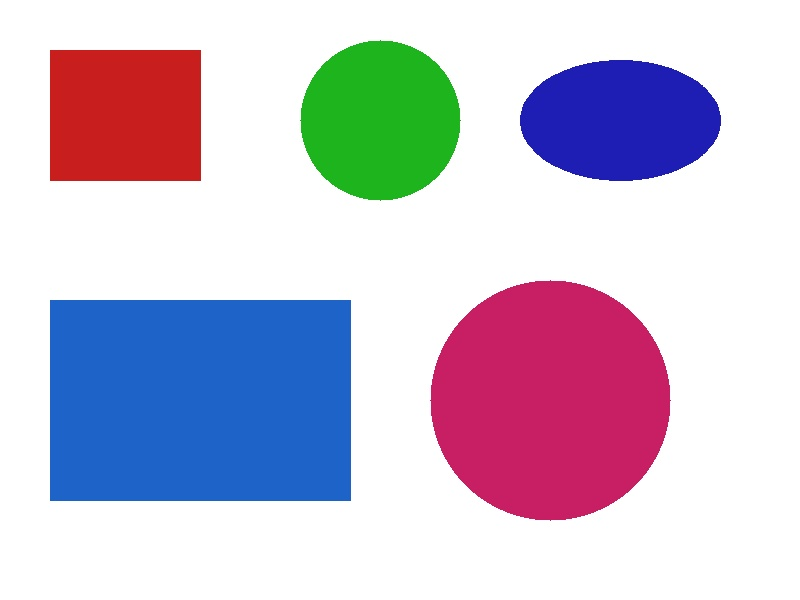
#> input picture demo_image.jpg, 800 x 600 px
$ python measure_objects.py --image demo_image.jpg
#> lines starting #> are read from the running program, lines starting #| are printed output that depends on the picture; after the words box and inside, x2 and y2 are one past the last pixel; in counts of white or black regions, pixels touching at a corner belong together
"""
Measuring Object Size Using Python & OpenCV
By: Usman Noor & Bakhtiyar Saeed
Subject: Digital Image Processing (DIP) — BS IT 8th Semester

HOW TO USE:
    python measure_objects.py --image your_image.jpg
    python measure_objects.py --image your_image.jpg --ref-width 2.4   (real-world cm of reference object)
    python measure_objects.py --demo                                     (run on a generated test image)
"""

import cv2
import numpy as np
import argparse
import os


# ─────────────────────────────────────────────
# 1. GENERATE A DEMO IMAGE (so you can test without your own image)
# ─────────────────────────────────────────────

def create_demo_image(path="demo_image.jpg"):
    """Creates a test image with some shapes on a white background."""
    img = np.ones((600, 800, 3), dtype=np.uint8) * 255

    # Draw a few shapes to act as "objects"
    cv2.rectangle(img, (50, 50), (200, 180), (30, 30, 200), -1)       # Blue rectangle
    cv2.circle(img, (380, 120), 80, (30, 180, 30), -1)                 # Green circle
    cv2.ellipse(img, (620, 120), (100, 60), 0, 0, 360, (180, 30, 30), -1)  # Red ellipse
    cv2.rectangle(img, (50, 300), (350, 500), (200, 100, 30), -1)      # Orange rectangle
    cv2.circle(img, (550, 400), 120, (100, 30, 200), -1)               # Purple circle

    cv2.imwrite(path, img)
    print(f"✅ Demo image created: {path}")
    return path


# ─────────────────────────────────────────────
# 2. PREPROCESSING
# ─────────────────────────────────────────────

def preprocess(img):
    """Convert to grayscale and apply Otsu thresholding."""
    gray = cv2.cvtColor(img, cv2.COLOR_BGR2GRAY)
    gray = gray.astype(np.uint8)

    # Otsu threshold — automatically finds the best threshold value
    _, thresh = cv2.threshold(
        gray, 0, 255, cv2.THRESH_BINARY_INV + cv2.THRESH_OTSU
    )
    return gray, thresh


# ─────────────────────────────────────────────
# 3. DETECT CONTOURS & MEASURE
# ─────────────────────────────────────────────

def detect_and_measure(img, thresh, scale_factor=1.0, unit="px²"):
    """
    Finds all object contours, calculates area & dimensions,
    and draws results on the image.

    scale_factor: multiply pixel area by this to get real-world area
    unit: display unit label (e.g. 'cm²' or 'px²')
    """
    result = img.copy()

    contours, _ = cv2.findContours(
        thresh, cv2.RETR_EXTERNAL, cv2.CHAIN_APPROX_SIMPLE
    )

    measurements = []

    for i, cnt in enumerate(contours):
        area_px = cv2.contourArea(cnt)

        # Skip tiny noise contours
        if area_px < 500:
            continue

        # Bounding box
        x, y, w, h = cv2.boundingRect(cnt)

        # Real-world conversion
        real_area = area_px * (scale_factor ** 2)
        real_w = w * scale_factor
        real_h = h * scale_factor

        # Draw bounding box
        cv2.rectangle(result, (x, y), (x + w, y + h), (0, 255, 0), 2)

        # Draw contour
        cv2.drawContours(result, [cnt], -1, (255, 100, 0), 1)

        # Label
        label1 = f"#{i+1} Area: {real_area:.1f} {unit}"
        label2 = f"W:{real_w:.1f} H:{real_h:.1f}"
        cv2.putText(result, label1, (x, y - 22),
                    cv2.FONT_HERSHEY_SIMPLEX, 0.5, (0, 0, 0), 2)
        cv2.putText(result, label2, (x, y - 6),
                    cv2.FONT_HERSHEY_SIMPLEX, 0.5, (0, 100, 255), 2)

        measurements.append({
            "object": i + 1,
            "area_px": area_px,
            "real_area": real_area,
            "width_px": w,
            "height_px": h,
            "real_width": real_w,
            "real_height": real_h,
            "unit": unit
        })

    return result, measurements


# ─────────────────────────────────────────────
# 4. COMPUTE SCALE FACTOR FROM REFERENCE OBJECT
# ─────────────────────────────────────────────

def compute_scale(thresh, ref_real_width_cm):
    """
    Finds the largest contour (assumed to be the reference object),
    measures its pixel width, and returns the scale factor.

    scale_factor = real_width_cm / pixel_width
    """
    contours, _ = cv2.findContours(
        thresh, cv2.RETR_EXTERNAL, cv2.CHAIN_APPROX_SIMPLE
    )
    if not contours:
        return 1.0

    # Use the largest contour as the reference
    largest = max(contours, key=cv2.contourArea)
    _, _, w, _ = cv2.boundingRect(largest)

    if w == 0:
        return 1.0

    scale = ref_real_width_cm / w
    print(f"📏 Reference object width: {w}px → scale factor: {scale:.4f} cm/px")
    return scale


# ─────────────────────────────────────────────
# 5. SAVE & DISPLAY RESULTS
# ─────────────────────────────────────────────

def save_and_show(original, gray, thresh, result, output_path="output.jpg"):
    """Saves a 4-panel result image showing each processing step."""
    # Resize all to same height
    h, w = original.shape[:2]

    gray_bgr = cv2.cvtColor(gray, cv2.COLOR_GRAY2BGR)
    thresh_bgr = cv2.cvtColor(thresh, cv2.COLOR_GRAY2BGR)

    # Add step labels
    def label(img, text):
        out = img.copy()
        cv2.putText(out, text, (10, 30),
                    cv2.FONT_HERSHEY_SIMPLEX, 0.8, (0, 200, 255), 2)
        return out

    panel = np.hstack([
        label(original, "1. Original"),
        label(gray_bgr, "2. Grayscale"),
        label(thresh_bgr, "3. Threshold"),
        label(result, "4. Measured"),
    ])

    # Scale down if too wide
    max_width = 1600
    if panel.shape[1] > max_width:
        scale = max_width / panel.shape[1]
        panel = cv2.resize(panel, (max_width, int(panel.shape[0] * scale)))

    cv2.imwrite(output_path, panel)
    print(f"✅ Result saved: {output_path}")
    return panel


def print_results(measurements):
    """Print a clean table of measurements to the terminal."""
    if not measurements:
        print("⚠️  No objects detected.")
        return

    print("\n" + "="*60)
    print(f"{'Object':<8} {'Area':>12} {'Width':>10} {'Height':>10}")
    print("="*60)
    for m in measurements:
        unit_label = m['unit'].replace('²','²')
        print(f"  #{m['object']:<5} {m['real_area']:>10.1f} {unit_label}   "
              f"{m['real_width']:>8.1f}   {m['real_height']:>8.1f}")
    print("="*60)
    print(f"Total objects detected: {len(measurements)}\n")


# ─────────────────────────────────────────────
# 6. MAIN
# ─────────────────────────────────────────────

def main():
    parser = argparse.ArgumentParser(description="Measure object sizes using OpenCV")
    parser.add_argument("--image", type=str, help="Path to input image")
    parser.add_argument("--ref-width", type=float, default=None,
                        help="Real-world width of reference object in cm (optional)")
    parser.add_argument("--demo", action="store_true",
                        help="Run on a generated demo image")
    parser.add_argument("--output", type=str, default="output.jpg",
                        help="Output image path (default: output.jpg)")
    args = parser.parse_args()

    # Determine image path
    if args.demo:
        image_path = create_demo_image("demo_image.jpg")
    elif args.image:
        image_path = args.image
    else:
        print("No image provided. Running in demo mode...")
        image_path = create_demo_image("demo_image.jpg")

    # Load image
    img = cv2.imread(image_path)
#> img is the input picture: shape (600, 800, 3); mean B, G, R 211.6, 192.8, 200.7
    if img is None:
        print(f"❌ Could not load image: {image_path}")
        return

    print(f"\n📷 Image loaded: {image_path} ({img.shape[1]}x{img.shape[0]}px)")
#| 📷 Image loaded: demo_image.jpg (800x600px)

    # Preprocess
    gray, thresh = preprocess(img)
#> in preprocess, `gray = cv2.cvtColor(img, cv2.COLOR_BGR2GRAY)`:
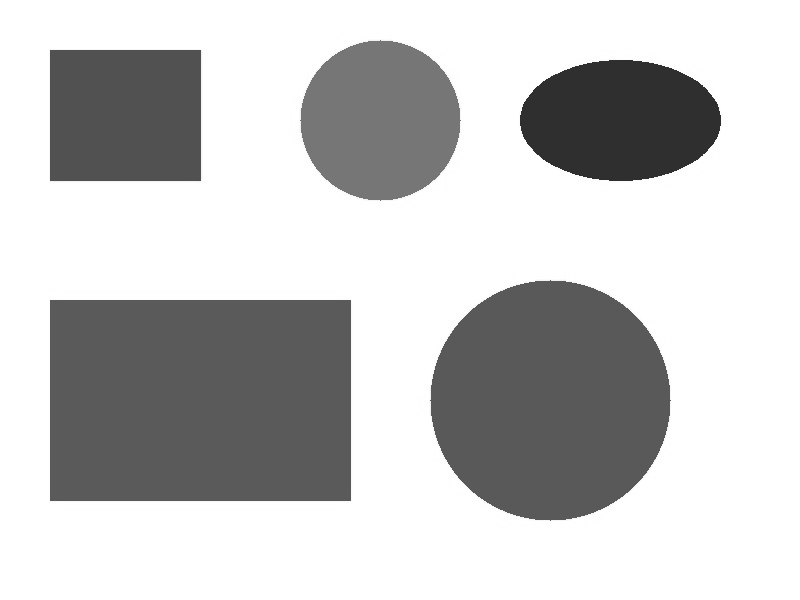
#> gray: shape (600, 800); min 40, max 255, mean 197.3
#> in preprocess, `_, thresh = cv2.threshold( gray, 0, 255, cv2.THRESH_BINARY_INV + cv2.T..`:
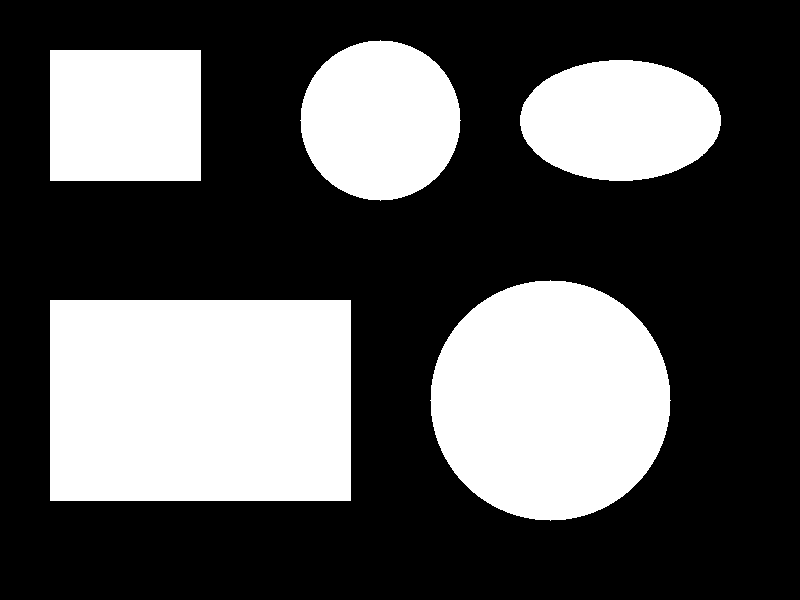
#> thresh: shape (600, 800); 34.3% white; 5 white regions

    # Scale factor
    if args.ref_width:
        scale_factor = compute_scale(thresh, args.ref_width)
        unit = "cm²"
    else:
        scale_factor = 1.0
        unit = "px²"
        print("ℹ️  No reference width given — showing pixel measurements.")
        print("   Use --ref-width 2.4 to convert to real-world units.\n")

    # Measure
    result, measurements = detect_and_measure(img, thresh, scale_factor, unit)
#> in detect_and_measure, `contours, _ = cv2.findContours( thresh, cv2.RETR_EXTERNAL, cv2.CHAIN_A..`: contours = 5 contours; box (x1, y1, x2, y2) and area: (50, 300, 351, 501) 60000, (430, 280, 671, 521) 44886, (300, 40, 461, 201) 19854, (50, 50, 201, 181) 19500, (520, 60, 721, 181) 18845
#> the loop in detect_and_measure, `for i, cnt in enumerate(contours):` made 5 passes
#> (area_px, x, y, w, h, real_area, real_w, real_h) on passes 2, 3, 5: (44886, 430, 280, 241, 241, 44886, 241, 241), (18845, 520, 60, 201, 121, 18845, 201, 121), (19854, 300, 40, 161, 161, 19854, 161, 161)
#> (cnt, area_px, x, y, w, h, real_area, real_w) on passes 1, 4: ([[50, 300], [50, 500], [350, 500], [350, 300]], 60000, 50, 300, 301, 201, 60000, 301), ([[50, 50], [50, 180], [200, 180], [200, 50]], 19500, 50, 50, 151, 131, 19500, 151)
#> after the loop in detect_and_measure, `for i, cnt in enumerate(contours):`:
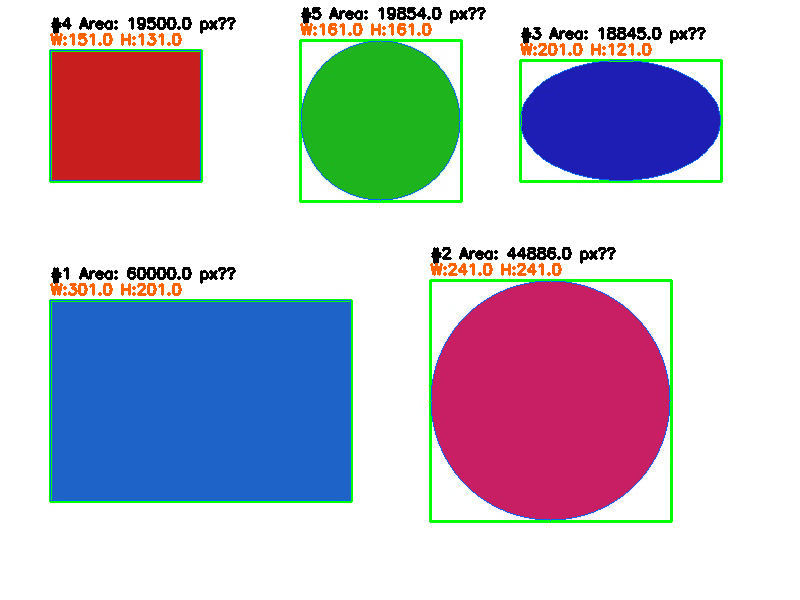
#> result: shape (600, 800, 3); 4.8% of pixels changed, all inside (x1, y1, x2, y2) = (49, 7, 723, 523)
#> after the loop in detect_and_measure, `for i, cnt in enumerate(contours):`: measurements = 5 items
#> measurements = 5 items

    # Print results
    print_results(measurements)
#> the loop in print_results, `for m in measurements:` made 5 passes
#|   #1        60000.0 px²      301.0      201.0
#|   #2        44886.0 px²      241.0      241.0
#|   #3        18845.0 px²      201.0      121.0
#|   #4        19500.0 px²      151.0      131.0
#|   #5        19854.0 px²      161.0      161.0
#| Total objects detected: 5

    # Save output
    save_and_show(img, gray, thresh, result, args.output)
#> in save_and_show, `thresh_bgr = cv2.cvtColor(thresh, cv2.COLOR_GRAY2BGR)`: thresh_bgr: shape (600, 800, 3); 34.3% white; 5 white regions, box (x1, y1, x2, y2) and area: (50, 300, 351, 501) 60501, (430, 280, 671, 521) 45225, (300, 40, 461, 201) 20081, (50, 50, 201, 181) 19781, (520, 60, 721, 181) 19081
#> call 4 of label, with text = '4. Measured'
#> in label (call 4), `cv2.putText(out, text, (10, 30), cv2.FONT_HERSHEY_SIMPLEX, 0.8, (0, 20..`:
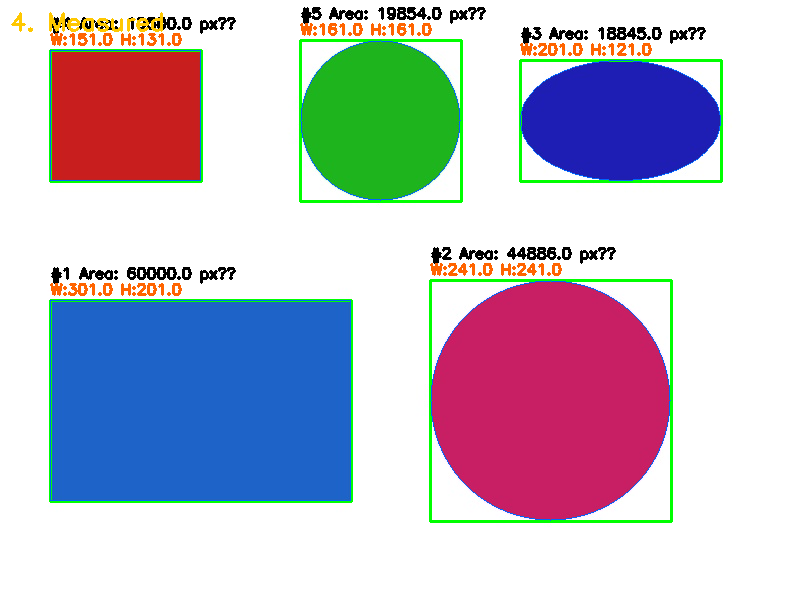
#> out: shape (600, 800, 3); mean B, G, R 201.8, 188.8, 192.2
#> in save_and_show, `panel = np.hstack([ label(original, "1. Original"), label(gray_bgr, "2..`:
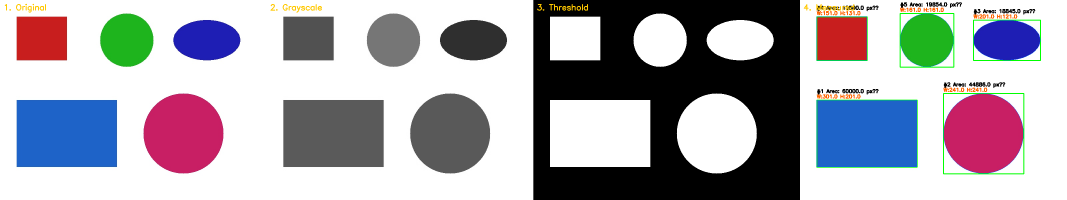
#> panel: shape (600, 3200, 3) (shown at 1/3 size); mean B, G, R 174.3, 166.7, 169.6
#> in save_and_show, `panel = cv2.resize(panel, (max_width, int(panel.shape[0] * scale)))`:
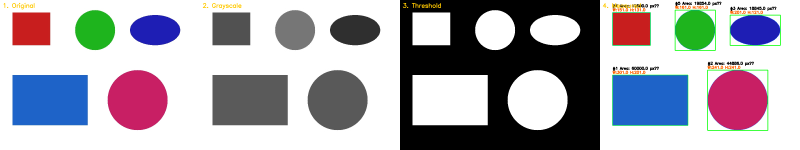
#> panel: shape (300, 1600, 3) (shown at 1/2 size); mean B, G, R 174.3, 166.7, 169.6
    print(f"✅ Done! Open '{args.output}' to see the result.\n")


if __name__ == "__main__":
    main()
